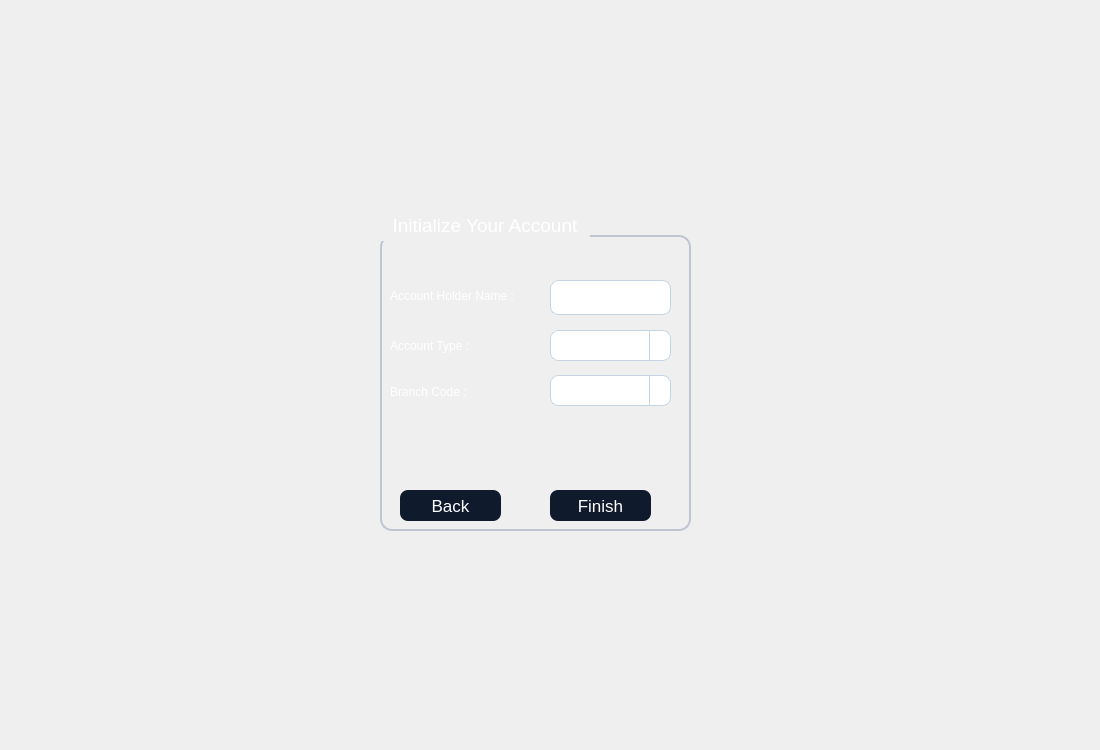
<?xml version="1.0" encoding="UTF-8"?>
<ui version="4.0">
 <class>afterregistering</class>
 <widget class="QDialog" name="afterregistering">
  <property name="geometry">
   <rect>
    <x>0</x>
    <y>0</y>
    <width>1100</width>
    <height>750</height>
   </rect>
  </property>
  <property name="windowTitle">
   <string>Dialog</string>
  </property>
  <property name="styleSheet">
   <string notr="true">QTableWidget {
    background-color: #1A2236;
    color: #FFFFFF;
    border: 1px solid #3A3F58;
    gridline-color: #3A3F58;
    font-family: &quot;Inter&quot;;
    font-size: 10pt;
    border-radius: 8px;
    selection-background-color: #0F5FFF;
    selection-color: #FFFFFF;
}

QHeaderView::section {
    background-color: #0F1A2C;
    color: #FFFFFF;
    border: 1px solid #3A3F58;
    padding: 4px;
    font-family: &quot;Montserrat SemiBold&quot;;
    font-size: 10pt;
}

QTableWidget::item:selected {
    background-color: #0F5FFF;
    color: #FFFFFF;
}
QGroupBox {
    border: 1.5px solid #BFC5D2;
    border-radius: 12px;
    margin-top: 25px;
    color: white;
    font-family: &quot;Segoe UI Semibold&quot;;
    font-size: 14pt;
}

QGroupBox::title {
    subcontrol-origin: margin;
    padding: 4px 10px;
}
QPushButton {
    background-color: #0F1A2C;
    color: #FFFFFF;
	border-color: rgb(0, 0, 0);
    border-radius: 10px;
    font-family: &quot;Montserrat SemiBold&quot;;
    font-size: 12pt;
    padding: 6px 12px;
}

QPushButton:hover {
    background-color: #1A2942;
}

QPushButton:pressed {
    background-color: #09111A;
}
QLineEdit {
    background-color: #FFFFFF;
    border: 1px solid #C6D4E1;
    border-radius: 8px;
    padding: 6px;
    color: #0A1320;
    font-family: &quot;Inter&quot;;
    font-size: 11pt;
}

QLineEdit:focus {
    border: 1px solid #00B4FF;
    background-color: #F8FBFF;
}
QComboBox {
    background-color: #FFFFFF;
    border: 1px solid #C6D4E1;
    border-radius: 8px;
    padding: 6px;
    color: #0A1320;
    font-family: &quot;Inter&quot;;
    font-size: 11pt;
}

QComboBox:focus {
    border: 1px solid #00B4FF;
    background-color: #F8FBFF;
}

QComboBox::drop-down {
    subcontrol-origin: padding;
    subcontrol-position: top right;
    width: 20px;
    border-left: 1px solid #C6D4E1;
}

QComboBox::down-arrow {
    
	image: url(:/new/prefix1/icon.png);
    width: 12px;
    height: 12px;
}</string>
  </property>
  <widget class="QLabel" name="label">
   <property name="geometry">
    <rect>
     <x>0</x>
     <y>0</y>
     <width>1100</width>
     <height>750</height>
    </rect>
   </property>
   <property name="styleSheet">
    <string notr="true">image: url(:/new/prefix1/bg.jpg);</string>
   </property>
   <property name="text">
    <string/>
   </property>
  </widget>
  <widget class="QGroupBox" name="groupBox">
   <property name="geometry">
    <rect>
     <x>380</x>
     <y>210</y>
     <width>311</width>
     <height>321</height>
    </rect>
   </property>
   <property name="title">
    <string>Initialize Your Account</string>
   </property>
   <widget class="QLabel" name="label_2">
    <property name="geometry">
     <rect>
      <x>10</x>
      <y>70</y>
      <width>181</width>
      <height>31</height>
     </rect>
    </property>
    <property name="styleSheet">
     <string notr="true">color: rgb(255, 255, 255);</string>
    </property>
    <property name="text">
     <string>Account Holder Name :</string>
    </property>
   </widget>
   <widget class="QLineEdit" name="le1">
    <property name="geometry">
     <rect>
      <x>170</x>
      <y>70</y>
      <width>121</width>
      <height>35</height>
     </rect>
    </property>
   </widget>
   <widget class="QComboBox" name="box">
    <property name="geometry">
     <rect>
      <x>170</x>
      <y>120</y>
      <width>121</width>
      <height>31</height>
     </rect>
    </property>
   </widget>
   <widget class="QLabel" name="label_3">
    <property name="geometry">
     <rect>
      <x>10</x>
      <y>120</y>
      <width>181</width>
      <height>31</height>
     </rect>
    </property>
    <property name="styleSheet">
     <string notr="true">color: rgb(255, 255, 255);</string>
    </property>
    <property name="text">
     <string>Account Type :</string>
    </property>
   </widget>
   <widget class="QPushButton" name="back">
    <property name="geometry">
     <rect>
      <x>20</x>
      <y>280</y>
      <width>101</width>
      <height>31</height>
     </rect>
    </property>
    <property name="styleSheet">
     <string notr="true">background-color: #0F1A2C;
    color: #FFFFFF;
border-color: rgb(0, 0, 0);
    border-radius: 8px;
    font-family: &quot;Segoe UI Semibold&quot;;
    font-size: 13pt;</string>
    </property>
    <property name="text">
     <string>Back</string>
    </property>
   </widget>
   <widget class="QPushButton" name="finish">
    <property name="geometry">
     <rect>
      <x>170</x>
      <y>280</y>
      <width>101</width>
      <height>31</height>
     </rect>
    </property>
    <property name="styleSheet">
     <string notr="true">background-color: #0F1A2C;
    color: #FFFFFF;
border-color: rgb(0, 0, 0);
    border-radius: 8px;
    font-family: &quot;Segoe UI Semibold&quot;;
    font-size: 13pt;</string>
    </property>
    <property name="text">
     <string>Finish</string>
    </property>
   </widget>
   <widget class="QLabel" name="l">
    <property name="geometry">
     <rect>
      <x>10</x>
      <y>210</y>
      <width>291</width>
      <height>61</height>
     </rect>
    </property>
    <property name="styleSheet">
     <string notr="true">color: rgb(85, 170, 127);
font: 700 14pt &quot;Segoe UI&quot;;</string>
    </property>
    <property name="text">
     <string/>
    </property>
   </widget>
   <widget class="QLabel" name="label_4">
    <property name="geometry">
     <rect>
      <x>10</x>
      <y>166</y>
      <width>101</width>
      <height>31</height>
     </rect>
    </property>
    <property name="styleSheet">
     <string notr="true">color: rgb(255, 255, 255);</string>
    </property>
    <property name="text">
     <string>Branch Code :</string>
    </property>
   </widget>
   <widget class="QComboBox" name="box2">
    <property name="geometry">
     <rect>
      <x>170</x>
      <y>165</y>
      <width>121</width>
      <height>31</height>
     </rect>
    </property>
   </widget>
  </widget>
 </widget>
 <resources/>
 <connections/>
</ui>
